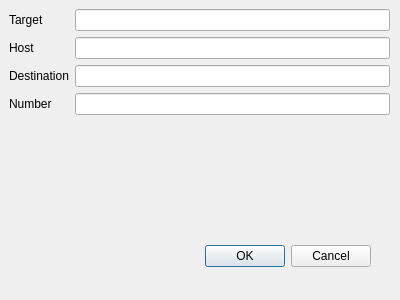
<?xml version="1.0" encoding="UTF-8"?>
<ui version="4.0">
 <class>Dialog</class>
 <widget class="QDialog" name="Dialog">
  <property name="windowModality">
   <enum>Qt::WindowModal</enum>
  </property>
  <property name="geometry">
   <rect>
    <x>0</x>
    <y>0</y>
    <width>400</width>
    <height>300</height>
   </rect>
  </property>
  <property name="windowTitle">
   <string>Dialog</string>
  </property>
  <property name="modal">
   <bool>true</bool>
  </property>
  <widget class="QDialogButtonBox" name="buttonBox">
   <property name="geometry">
    <rect>
     <x>30</x>
     <y>240</y>
     <width>341</width>
     <height>32</height>
    </rect>
   </property>
   <property name="orientation">
    <enum>Qt::Horizontal</enum>
   </property>
   <property name="standardButtons">
    <set>QDialogButtonBox::Cancel|QDialogButtonBox::Ok</set>
   </property>
  </widget>
  <widget class="QWidget" name="formLayoutWidget">
   <property name="geometry">
    <rect>
     <x>9</x>
     <y>9</y>
     <width>381</width>
     <height>211</height>
    </rect>
   </property>
   <layout class="QFormLayout" name="formLayout">
    <item row="0" column="0">
     <widget class="QLabel" name="targetLabel">
      <property name="text">
       <string>Target</string>
      </property>
     </widget>
    </item>
    <item row="0" column="1">
     <widget class="QLineEdit" name="targetLineEdit"/>
    </item>
    <item row="1" column="0">
     <widget class="QLabel" name="hostLabel">
      <property name="text">
       <string>Host</string>
      </property>
     </widget>
    </item>
    <item row="1" column="1">
     <widget class="QLineEdit" name="hostLineEdit"/>
    </item>
    <item row="2" column="0">
     <widget class="QLabel" name="destinationLabel">
      <property name="text">
       <string>Destination</string>
      </property>
     </widget>
    </item>
    <item row="2" column="1">
     <widget class="QLineEdit" name="destinationLineEdit"/>
    </item>
    <item row="3" column="0">
     <widget class="QLabel" name="numberLabel">
      <property name="text">
       <string>Number</string>
      </property>
     </widget>
    </item>
    <item row="3" column="1">
     <widget class="QLineEdit" name="numberLineEdit"/>
    </item>
   </layout>
  </widget>
 </widget>
 <resources/>
 <connections>
  <connection>
   <sender>buttonBox</sender>
   <signal>accepted()</signal>
   <receiver>Dialog</receiver>
   <slot>accept()</slot>
   <hints>
    <hint type="sourcelabel">
     <x>248</x>
     <y>254</y>
    </hint>
    <hint type="destinationlabel">
     <x>157</x>
     <y>274</y>
    </hint>
   </hints>
  </connection>
  <connection>
   <sender>buttonBox</sender>
   <signal>rejected()</signal>
   <receiver>Dialog</receiver>
   <slot>reject()</slot>
   <hints>
    <hint type="sourcelabel">
     <x>316</x>
     <y>260</y>
    </hint>
    <hint type="destinationlabel">
     <x>286</x>
     <y>274</y>
    </hint>
   </hints>
  </connection>
 </connections>
</ui>
